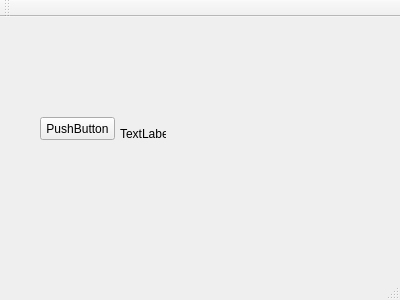
<?xml version="1.0" encoding="UTF-8"?>
<ui version="4.0">
 <class>MainWindow</class>
 <widget class="QMainWindow" name="MainWindow">
  <property name="geometry">
   <rect>
    <x>0</x>
    <y>0</y>
    <width>400</width>
    <height>300</height>
   </rect>
  </property>
  <property name="windowTitle">
   <string>MainWindow</string>
  </property>
  <widget class="QWidget" name="centralWidget">
   <widget class="QPushButton" name="pushButton">
    <property name="geometry">
     <rect>
      <x>40</x>
      <y>100</y>
      <width>75</width>
      <height>23</height>
     </rect>
    </property>
    <property name="text">
     <string>PushButton</string>
    </property>
   </widget>
   <widget class="QLabel" name="label">
    <property name="geometry">
     <rect>
      <x>120</x>
      <y>110</y>
      <width>46</width>
      <height>13</height>
     </rect>
    </property>
    <property name="text">
     <string>TextLabel</string>
    </property>
   </widget>
  </widget>
  <widget class="QMenuBar" name="menuBar">
   <property name="geometry">
    <rect>
     <x>0</x>
     <y>0</y>
     <width>400</width>
     <height>21</height>
    </rect>
   </property>
  </widget>
  <widget class="QToolBar" name="mainToolBar">
   <attribute name="toolBarArea">
    <enum>TopToolBarArea</enum>
   </attribute>
   <attribute name="toolBarBreak">
    <bool>false</bool>
   </attribute>
  </widget>
  <widget class="QStatusBar" name="statusBar"/>
 </widget>
 <layoutdefault spacing="6" margin="11"/>
 <resources/>
 <connections/>
</ui>
